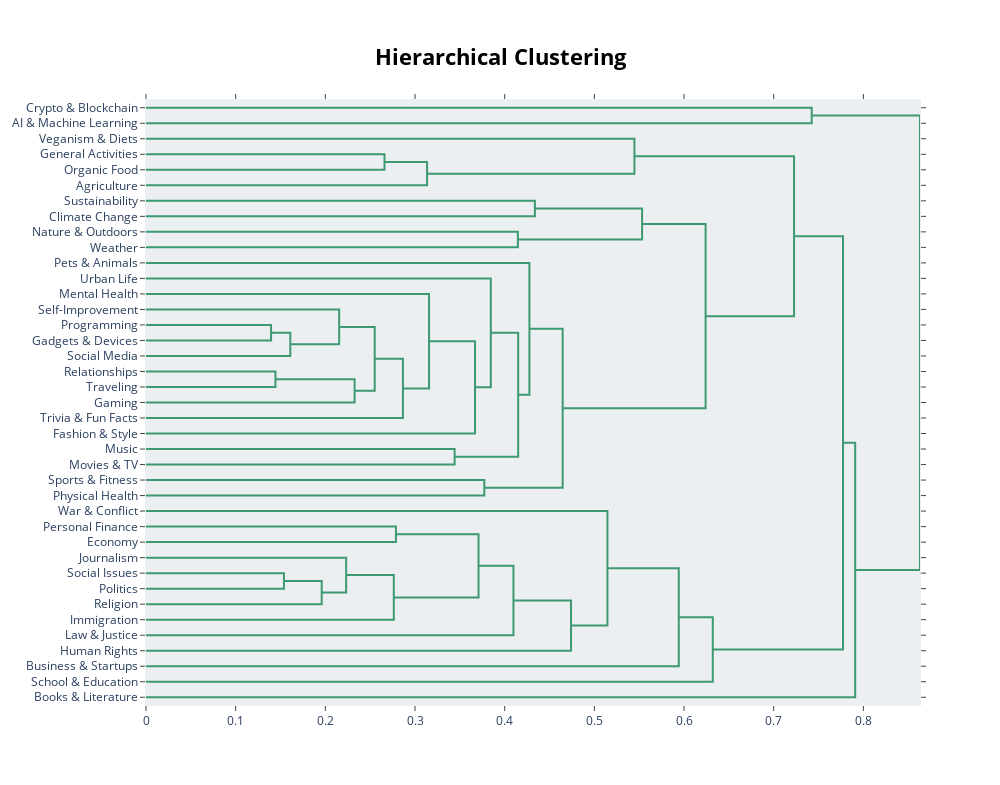

Notebook cell for this chart:
### Code cell
topic_model.visualize_hierarchy(custom_labels=True)

### Figure 1 — Plotly figure (JSON) as saved in the notebook; plotly's stock layout.template omitted (floating-point values rounded to 4 significant figures)
{"data": [{"hoverinfo": "text", "marker": {"color": "rgb(61,153,112)"}, "mode": "lines", "type": "scatter", "x": [0.0, 0.7424, 0.7424, 0.0], "xaxis": "x", "y": [-5.0, -5.0, -15.0, -15.0], "yaxis": "y"}, {"hoverinfo": "text", "marker": {"color": "rgb(61,153,112)"}, "mode": "lines", "type": "scatter", "x": [0.0, 0.266, 0.266, 0.0], "xaxis": "x", "y": [-35.0, -35.0, -45.0, -45.0], "yaxis": "y"}, {"hoverinfo": "text", "marker": {"color": "rgb(61,153,112)"}, "mode": "lines", "type": "scatter", "x": [0.266, 0.3135, 0.3135, 0.0], "xaxis": "x", "y": [-40.0, -40.0, -55.0, -55.0], "yaxis": "y"}, {"hoverinfo": "text", "marker": {"color": "rgb(61,153,112)"}, "mode": "lines", "type": "scatter", "x": [0.0, 0.5447, 0.5447, 0.3135], "xaxis": "x", "y": [-25.0, -25.0, -47.5, -47.5], "yaxis": "y"}, {"hoverinfo": "text", "marker": {"color": "rgb(61,153,112)"}, "mode": "lines", "type": "scatter", "x": [0.0, 0.4337, 0.4337, 0.0], "xaxis": "x", "y": [-65.0, -65.0, -75.0, -75.0], "yaxis": "y"}, {"hoverinfo": "text", "marker": {"color": "rgb(61,153,112)"}, "mode": "lines", "type": "scatter", "x": [0.0, 0.4147, 0.4147, 0.0], "xaxis": "x", "y": [-85.0, -85.0, -95.0, -95.0], "yaxis": "y"}, {"hoverinfo": "text", "marker": {"color": "rgb(61,153,112)"}, "mode": "lines", "type": "scatter", "x": [0.4337, 0.5532, 0.5532, 0.4147], "xaxis": "x", "y": [-70.0, -70.0, -90.0, -90.0], "yaxis": "y"}, {"hoverinfo": "text", "marker": {"color": "rgb(61,153,112)"}, "mode": "lines", "type": "scatter", "x": [0.0, 0.1395, 0.1395, 0.0], "xaxis": "x", "y": [-145.0, -145.0, -155.0, -155.0], "yaxis": "y"}, {"hoverinfo": "text", "marker": {"color": "rgb(61,153,112)"}, "mode": "lines", "type": "scatter", "x": [0.1395, 0.1609, 0.1609, 0.0], "xaxis": "x", "y": [-150.0, -150.0, -165.0, -165.0], "yaxis": "y"}, {"hoverinfo": "text", "marker": {"color": "rgb(61,153,112)"}, "mode": "lines", "type": "scatter", "x": [0.0, 0.2154, 0.2154, 0.1609], "xaxis": "x", "y": [-135.0, -135.0, -157.5, -157.5], "yaxis": "y"}, {"hoverinfo": "text", "marker": {"color": "rgb(61,153,112)"}, "mode": "lines", "type": "scatter", "x": [0.0, 0.1444, 0.1444, 0.0], "xaxis": "x", "y": [-175.0, -175.0, -185.0, -185.0], "yaxis": "y"}, {"hoverinfo": "text", "marker": {"color": "rgb(61,153,112)"}, "mode": "lines", "type": "scatter", "x": [0.1444, 0.2326, 0.2326, 0.0], "xaxis": "x", "y": [-180.0, -180.0, -195.0, -195.0], "yaxis": "y"}, {"hoverinfo": "text", "marker": {"color": "rgb(61,153,112)"}, "mode": "lines", "type": "scatter", "x": [0.2154, 0.255, 0.255, 0.2326], "xaxis": "x", "y": [-146.2, -146.2, -187.5, -187.5], "yaxis": "y"}, {"hoverinfo": "text", "marker": {"color": "rgb(61,153,112)"}, "mode": "lines", "type": "scatter", "x": [0.255, 0.2865, 0.2865, 0.0], "xaxis": "x", "y": [-166.9, -166.9, -205.0, -205.0], "yaxis": "y"}, {"hoverinfo": "text", "marker": {"color": "rgb(61,153,112)"}, "mode": "lines", "type": "scatter", "x": [0.0, 0.3157, 0.3157, 0.2865], "xaxis": "x", "y": [-125.0, -125.0, -185.9, -185.9], "yaxis": "y"}, {"hoverinfo": "text", "marker": {"color": "rgb(61,153,112)"}, "mode": "lines", "type": "scatter", "x": [0.3157, 0.3669, 0.3669, 0.0], "xaxis": "x", "y": [-155.5, -155.5, -215.0, -215.0], "yaxis": "y"}, {"hoverinfo": "text", "marker": {"color": "rgb(61,153,112)"}, "mode": "lines", "type": "scatter", "x": [0.0, 0.3845, 0.3845, 0.3669], "xaxis": "x", "y": [-115.0, -115.0, -185.2, -185.2], "yaxis": "y"}, {"hoverinfo": "text", "marker": {"color": "rgb(61,153,112)"}, "mode": "lines", "type": "scatter", "x": [0.0, 0.3442, 0.3442, 0.0], "xaxis": "x", "y": [-225.0, -225.0, -235.0, -235.0], "yaxis": "y"}, {"hoverinfo": "text", "marker": {"color": "rgb(61,153,112)"}, "mode": "lines", "type": "scatter", "x": [0.3845, 0.4151, 0.4151, 0.3442], "xaxis": "x", "y": [-150.1, -150.1, -230.0, -230.0], "yaxis": "y"}, {"hoverinfo": "text", "marker": {"color": "rgb(61,153,112)"}, "mode": "lines", "type": "scatter", "x": [0.0, 0.4276, 0.4276, 0.4151], "xaxis": "x", "y": [-105.0, -105.0, -190.1, -190.1], "yaxis": "y"}, {"hoverinfo": "text", "marker": {"color": "rgb(61,153,112)"}, "mode": "lines", "type": "scatter", "x": [0.0, 0.3773, 0.3773, 0.0], "xaxis": "x", "y": [-245.0, -245.0, -255.0, -255.0], "yaxis": "y"}, {"hoverinfo": "text", "marker": {"color": "rgb(61,153,112)"}, "mode": "lines", "type": "scatter", "x": [0.4276, 0.4647, 0.4647, 0.3773], "xaxis": "x", "y": [-147.5, -147.5, -250.0, -250.0], "yaxis": "y"}, {"hoverinfo": "text", "marker": {"color": "rgb(61,153,112)"}, "mode": "lines", "type": "scatter", "x": [0.5532, 0.6241, 0.6241, 0.4647], "xaxis": "x", "y": [-80.0, -80.0, -198.8, -198.8], "yaxis": "y"}, {"hoverinfo": "text", "marker": {"color": "rgb(61,153,112)"}, "mode": "lines", "type": "scatter", "x": [0.5447, 0.7227, 0.7227, 0.6241], "xaxis": "x", "y": [-36.25, -36.25, -139.4, -139.4], "yaxis": "y"}, {"hoverinfo": "text", "marker": {"color": "rgb(61,153,112)"}, "mode": "lines", "type": "scatter", "x": [0.0, 0.2787, 0.2787, 0.0], "xaxis": "x", "y": [-275.0, -275.0, -285.0, -285.0], "yaxis": "y"}, {"hoverinfo": "text", "marker": {"color": "rgb(61,153,112)"}, "mode": "lines", "type": "scatter", "x": [0.0, 0.1539, 0.1539, 0.0], "xaxis": "x", "y": [-305.0, -305.0, -315.0, -315.0], "yaxis": "y"}, {"hoverinfo": "text", "marker": {"color": "rgb(61,153,112)"}, "mode": "lines", "type": "scatter", "x": [0.1539, 0.1959, 0.1959, 0.0], "xaxis": "x", "y": [-310.0, -310.0, -325.0, -325.0], "yaxis": "y"}, {"hoverinfo": "text", "marker": {"color": "rgb(61,153,112)"}, "mode": "lines", "type": "scatter", "x": [0.0, 0.2232, 0.2232, 0.1959], "xaxis": "x", "y": [-295.0, -295.0, -317.5, -317.5], "yaxis": "y"}, {"hoverinfo": "text", "marker": {"color": "rgb(61,153,112)"}, "mode": "lines", "type": "scatter", "x": [0.2232, 0.2763, 0.2763, 0.0], "xaxis": "x", "y": [-306.2, -306.2, -335.0, -335.0], "yaxis": "y"}, {"hoverinfo": "text", "marker": {"color": "rgb(61,153,112)"}, "mode": "lines", "type": "scatter", "x": [0.2787, 0.3708, 0.3708, 0.2763], "xaxis": "x", "y": [-280.0, -280.0, -320.6, -320.6], "yaxis": "y"}, {"hoverinfo": "text", "marker": {"color": "rgb(61,153,112)"}, "mode": "lines", "type": "scatter", "x": [0.3708, 0.4098, 0.4098, 0.0], "xaxis": "x", "y": [-300.3, -300.3, -345.0, -345.0], "yaxis": "y"}, {"hoverinfo": "text", "marker": {"color": "rgb(61,153,112)"}, "mode": "lines", "type": "scatter", "x": [0.4098, 0.474, 0.474, 0.0], "xaxis": "x", "y": [-322.7, -322.7, -355.0, -355.0], "yaxis": "y"}, {"hoverinfo": "text", "marker": {"color": "rgb(61,153,112)"}, "mode": "lines", "type": "scatter", "x": [0.0, 0.5146, 0.5146, 0.474], "xaxis": "x", "y": [-265.0, -265.0, -338.8, -338.8], "yaxis": "y"}, {"hoverinfo": "text", "marker": {"color": "rgb(61,153,112)"}, "mode": "lines", "type": "scatter", "x": [0.5146, 0.5941, 0.5941, 0.0], "xaxis": "x", "y": [-301.9, -301.9, -365.0, -365.0], "yaxis": "y"}, {"hoverinfo": "text", "marker": {"color": "rgb(61,153,112)"}, "mode": "lines", "type": "scatter", "x": [0.5941, 0.632, 0.632, 0.0], "xaxis": "x", "y": [-333.5, -333.5, -375.0, -375.0], "yaxis": "y"}, {"hoverinfo": "text", "marker": {"color": "rgb(61,153,112)"}, "mode": "lines", "type": "scatter", "x": [0.7227, 0.7773, 0.7773, 0.632], "xaxis": "x", "y": [-87.82, -87.82, -354.2, -354.2], "yaxis": "y"}, {"hoverinfo": "text", "marker": {"color": "rgb(61,153,112)"}, "mode": "lines", "type": "scatter", "x": [0.7773, 0.7909, 0.7909, 0.0], "xaxis": "x", "y": [-221.0, -221.0, -385.0, -385.0], "yaxis": "y"}, {"hoverinfo": "text", "marker": {"color": "rgb(61,153,112)"}, "mode": "lines", "type": "scatter", "x": [0.7424, 0.8631, 0.8631, 0.7909], "xaxis": "x", "y": [-10.0, -10.0, -303.0, -303.0], "yaxis": "y"}], "layout": {"autosize": false, "height": 785, "hoverlabel": {"bgcolor": "white", "font": {"family": "Rockwell", "size": 16}}, "hovermode": "closest", "plot_bgcolor": "#ECEFF1", "showlegend": false, "title": {"font": {"color": "Black", "size": 22}, "text": "<b>Hierarchical Clustering</b>", "x": 0.5, "xanchor": "center", "yanchor": "top"}, "width": 1000, "xaxis": {"mirror": "allticks", "rangemode": "tozero", "showgrid": false, "showline": true, "showticklabels": true, "ticks": "outside", "type": "linear", "zeroline": false}, "yaxis": {"mirror": "allticks", "range": [-390, 0], "rangemode": "tozero", "showgrid": false, "showline": true, "showticklabels": true, "tickmode": "array", "ticks": "outside", "ticktext": ["Crypto & Blockchain", "AI & Machine Learning", "Veganism & Diets", "General Activities", "Organic Food", "Agriculture", "Sustainability", "Climate Change", "Nature & Outdoors", "Weather", "Pets & Animals", "Urban Life", "Mental Health", "Self-Improvement", "Programming", "Gadgets & Devices", "Social Media", "Relationships", "Traveling", "Gaming", "Trivia & Fun Facts", "Fashion & Style", "Music", "Movies & TV", "Sports & Fitness", "Physical Health", "War & Conflict", "Personal Finance", "Economy", "Journalism", "Social Issues", "Politics", "Religion", "Immigration", "Law & Justice", "Human Rights", "Business & Startups", "School & Education", "Books & Literature"], "tickvals": [-5, -15, -25, -35, -45, -55, -65, -75, -85, -95, -105, -115, -125, -135, -145, -155, -165, -175, -185, -195, -205, -215, -225, -235, -245, -255, -265, -275, -285, -295, -305, -315, -325, -335, -345, -355, -365, -375, -385], "type": "linear", "zeroline": false}}}
